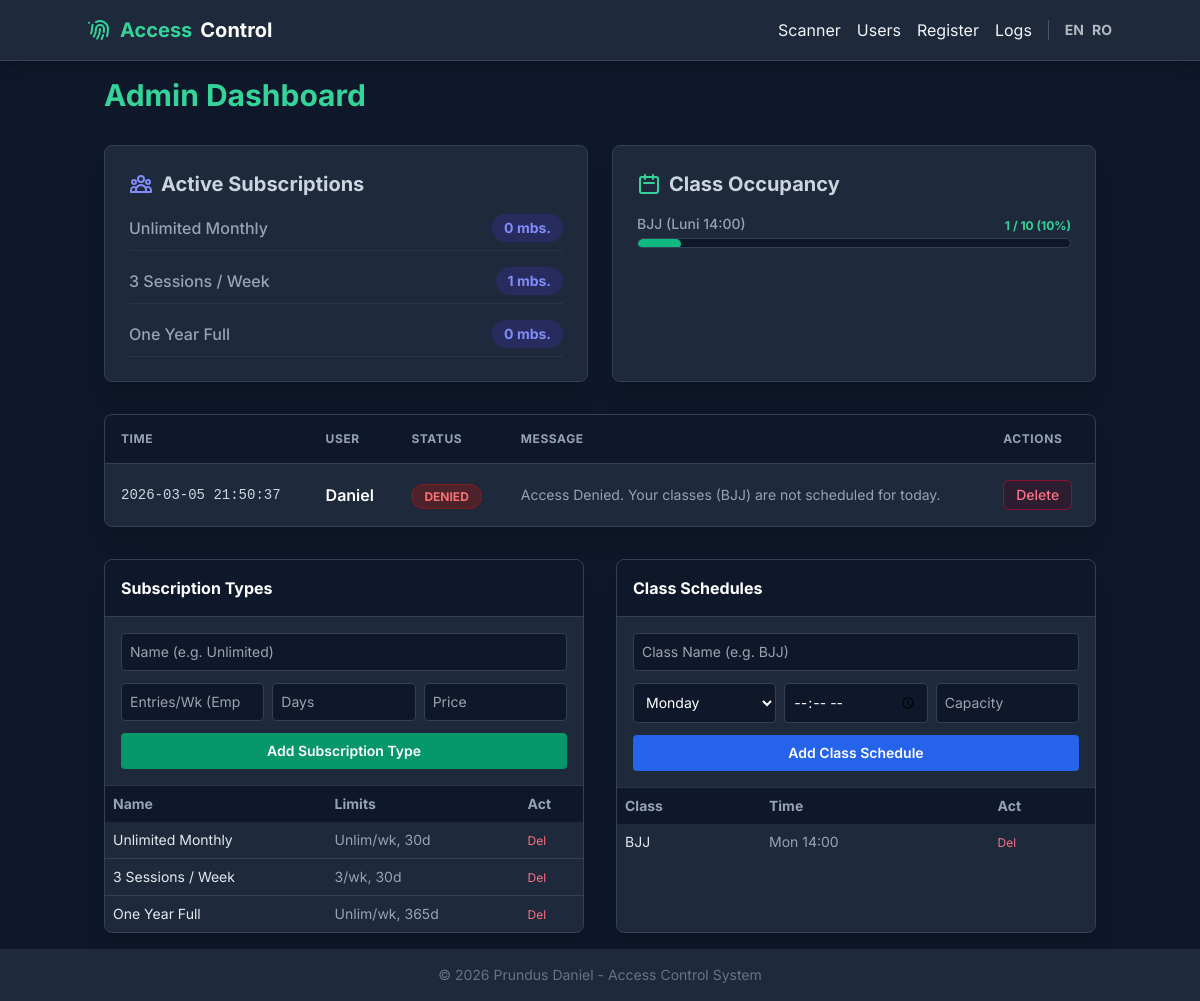
/admin, run on an earlier commit of the app's database.
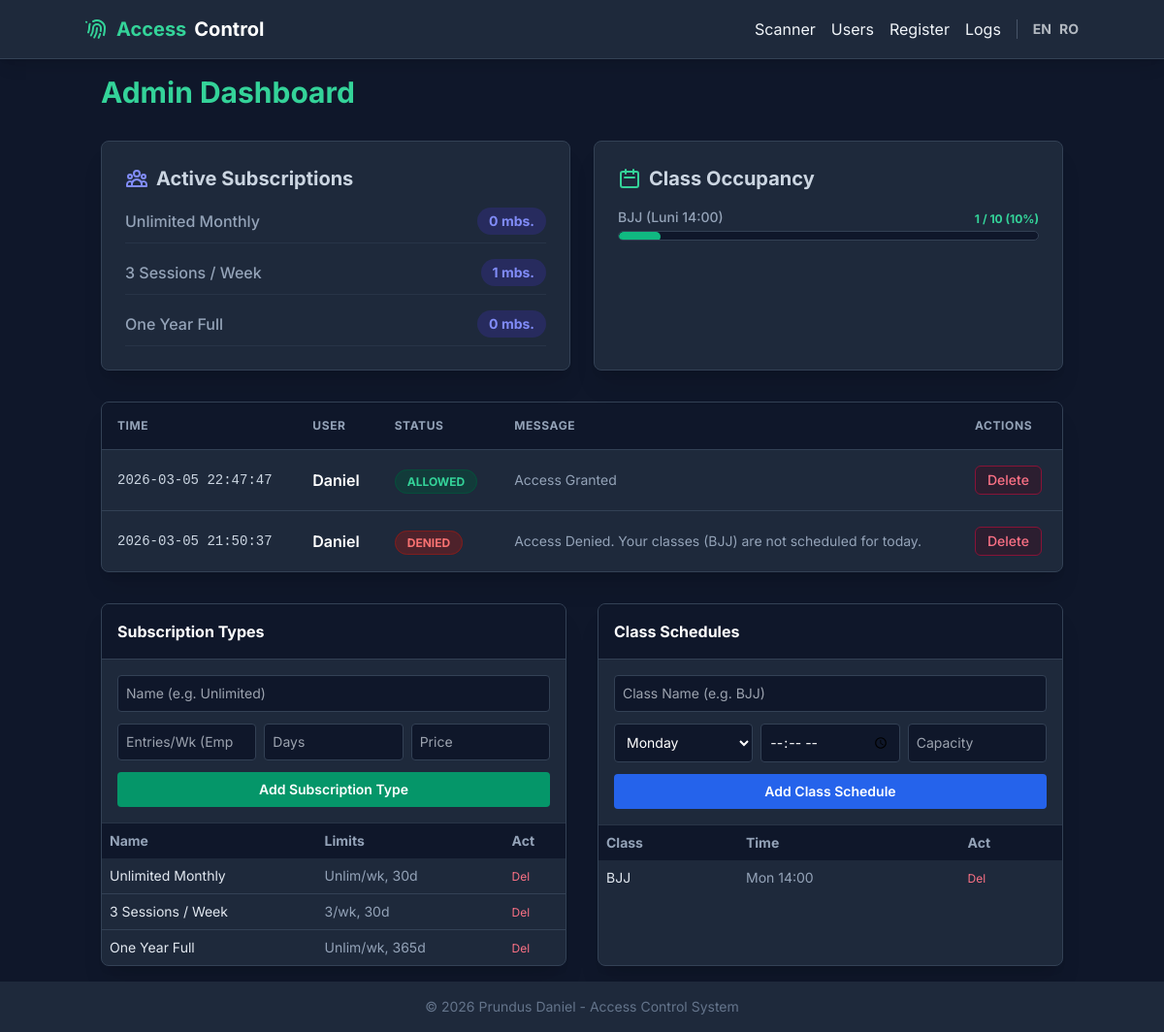
And on a later commit of the database.
### database.py (models this page shows)
class SubscriptionType(db.Model):
    __tablename__ = 'subscription_types'
    id = db.Column(db.Integer, primary_key=True)
    name = db.Column(db.String, nullable=False)
    entries_per_week = db.Column(db.Integer)
    duration_days = db.Column(db.Integer, nullable=False)
    price = db.Column(db.Float, nullable=False)

class AccessLog(db.Model):
    __tablename__ = 'access_logs'
    id = db.Column(db.Integer, primary_key=True)
    user_id = db.Column(db.Integer, db.ForeignKey('users.id'), nullable=False)
    timestamp = db.Column(db.DateTime, default=datetime.datetime.now)
    allowed = db.Column(db.Boolean, nullable=False)
    reason = db.Column(db.String)

class User(db.Model):
    __tablename__ = 'users'
    id = db.Column(db.Integer, primary_key=True)
    name = db.Column(db.String, nullable=False)
    phone = db.Column(db.String, nullable=False, unique=True)
    rfid_tag = db.Column(db.String, nullable=False, unique=True)
    created_at = db.Column(db.DateTime, default=datetime.datetime.utcnow)

class ClassSchedule(db.Model):
    __tablename__ = 'class_schedules'
    id = db.Column(db.Integer, primary_key=True)
    name = db.Column(db.String, nullable=False)
    day_of_week = db.Column(db.Integer, nullable=False) # 0=Monday, 6=Sunday
    start_time = db.Column(db.String(5), nullable=False) # Format: HH:MM
    capacity = db.Column(db.Integer)

### app.py (the view)
@app.route('/admin')
def admin():
    logs_data = database.db.session.query(database.AccessLog, database.User.name)\
        .join(database.User, database.AccessLog.user_id == database.User.id)\
        .order_by(database.AccessLog.timestamp.desc())\
        .limit(50).all()
    logs = []
    for log, name in logs_data:
        l_dict = database.dict_helper(log)
        l_dict['name'] = name
        if hasattr(l_dict['timestamp'], 'strftime'):
            l_dict['timestamp'] = l_dict['timestamp'].strftime('%Y-%m-%d %H:%M:%S')
        logs.append(l_dict)
    subscription_types = database.SubscriptionType.query.all()
    classes = database.get_all_classes()
    sub_stats = database.get_subscription_stats()
    class_stats = database.get_class_stats()
    return render_template('admin.html', logs=logs, subscription_types=subscription_types, classes=classes, sub_stats=sub_stats, class_stats=class_stats)

### templates/admin.html (shortened to what this page needs)
{% extends "layout.html" %}
{% block content %}
<div class="max-w-6xl mx-auto space-y-8">
    <h1 class="text-3xl font-bold mb-4 text-emerald-400">{{ _('Admin Dashboard') }}</h1>
    <div class="grid grid-cols-1 md:grid-cols-2 gap-6 mb-8">
        <div class="bg-slate-800 rounded-lg shadow-xl p-6 border border-slate-700">
            <h2 class="text-xl font-bold text-slate-300 mb-4 flex items-center gap-2">
                {{ _('Active Subscriptions') }}
            </h2>
            <div class="space-y-4">
                {% for stat in sub_stats %}
                <div class="flex justify-between items-center border-b border-slate-700/50 pb-2">
                    <span class="text-slate-400 font-medium">{{ _(stat['name']) }}</span>
                    <span class="bg-indigo-900/50 text-indigo-400 px-3 py-1 rounded-full font-bold text-sm">
                        {{ stat['active_count'] }} {{ _('mbs.') }}
                    </span>
                </div>
                {% else %}
                <p class="text-slate-500 italic">{{ _('No active subscriptions.') }}</p>
                {% endfor %}
            </div>
        </div>
        <div class="bg-slate-800 rounded-lg shadow-xl p-6 border border-slate-700">
            <h2 class="text-xl font-bold text-slate-300 mb-4 flex items-center gap-2">
                <svg xmlns="http://www.w3.org/2000/svg" class="h-6 w-6 text-emerald-400" fill="none" viewBox="0 0 24 24"
                    stroke="currentColor">
                    <path stroke-linecap="round" stroke-linejoin="round" stroke-width="2"
                        d="M8 7V3m8 4V3m-9 8h10M5 21h14a2 2 0 002-2V7a2 2 0 00-2-2H5a2 2 0 00-2 2v12a2 2 0 002 2z" />
                </svg>
                {{ _('Class Occupancy') }}
            </h2>
            <div class="space-y-4">
                {% for stat in class_stats %}
                <div>
                    <div class="flex justify-between items-end mb-1">
                        <span class="text-slate-400 font-medium text-sm">{{ stat['name'] }}</span>
                        <span
                            class="text-xs font-bold {% if stat['percentage'] >= 100 %}text-rose-400{% elif stat['percentage'] >= 75 %}text-amber-400{% else %}text-emerald-400{% endif %}">
                            {{ stat['enrolled'] }} / {{ stat['capacity'] }} ({{ stat['percentage'] }}%)
                        </span>
                    </div>
                    <div class="w-full bg-slate-900 rounded-full h-2.5 border border-slate-700 overflow-hidden">
                        <div class="h-2.5 rounded-full transition-all duration-500 {% if stat['percentage'] >= 100 %}bg-rose-500 shadow-[0_0_10px_rgba(244,63,94,0.5)]{% elif stat['percentage'] >= 75 %}bg-amber-500{% else %}bg-emerald-500{% endif %}"
                            style="width: {{ stat['percentage'] if stat['percentage'] <= 100 else 100 }}%">
                        </div>
                    </div>
                </div>
                {% else %}
                <p class="text-slate-500 italic">{{ _('No classes scheduled.') }}</p>
                {% endfor %}
            </div>
        </div>
    </div>
    <div class="bg-slate-800 rounded-lg shadow-xl overflow-hidden border border-slate-700">
        <table class="w-full text-left border-collapse">
            <thead>
                <tr class="bg-slate-900 text-slate-400 uppercase text-xs tracking-wider border-b border-slate-700">
                    <th class="p-4">{{ _('Time') }}</th>
                    <th class="p-4">{{ _('User') }}</th>
                    <th class="p-4">{{ _('Status') }}</th>
                    <th class="p-4">{{ _('Message') }}</th>
                    <th class="p-4">{{ _('Actions') }}</th>
                </tr>
            </thead>
            <tbody class="divide-y divide-slate-700">
                {% for log in logs %}
                <tr class="hover:bg-slate-700/50 transition">
                    <td class="p-4 text-slate-300 font-mono text-sm">{{ log['timestamp'] }}</td>
                    <td class="p-4 font-semibold text-white">{{ log['name'] }}</td>
                    <td class="p-4">
                        {% if log['allowed'] %}
                        <span
                            class="bg-emerald-900/50 text-emerald-400 px-3 py-1 rounded-full text-xs font-bold border border-emerald-900">{{
                            _('ALLOWED') }}</span>
                        {% else %}
                        <span
                            class="bg-red-900/50 text-red-400 px-3 py-1 rounded-full text-xs font-bold border border-red-900">{{
                            _('DENIED') }}</span>
                        {% endif %}
                    </td>
                    <td class="p-4 text-slate-400 text-sm">{{ _(log['reason']) }}</td>
                    <td class="p-4">
                        <form action="/admin/log/{{ log['id'] }}/delete" method="POST" class="inline"
                            onsubmit="return confirm('{{ _( " Are you sure you want to delete this log entry? This
                            action cannot be undone." ) }}');">
                            <button type="submit"
                                class="text-rose-400 hover:text-rose-300 font-medium whitespace-nowrap text-sm bg-rose-950/30 px-3 py-1 rounded-md border border-rose-900">
                                {{ _('Delete') }}
                            </button>
                        </form>
                    </td>
                </tr>
                {% else %}
                <tr>
                    <td colspan="5" class="p-8 text-center text-slate-500">{{ _('No logs found.') }}</td>
                </tr>
                {% endfor %}
            </tbody>
        </table>
    </div>
    <div class="grid grid-cols-1 md:grid-cols-2 gap-8">
        <div class="bg-slate-800 rounded-lg shadow-xl overflow-hidden border border-slate-700">
            <div class="p-4 bg-slate-900 border-b border-slate-700 font-bold text-white">{{ _('Subscription Types') }}
            </div>
            <div class="p-4 border-b border-slate-700/50">
                <form action="/admin/subscription_types" method="POST" class="space-y-3">
                    <input type="text" name="name" placeholder="{{ _('Name (e.g. Unlimited)') }}" required
                        class="w-full bg-slate-900 border border-slate-700 rounded p-2 text-white text-sm">
                    <div class="grid grid-cols-3 gap-2">
                        <input type="number" name="entries_per_week" placeholder="{{ _('Entries/Wk (Empty: Unlim)') }}"
                            class="w-full bg-slate-900 border border-slate-700 rounded p-2 text-white text-sm">
                        <input type="number" name="duration_days" placeholder="{{ _('Days') }}" required
                            class="w-full bg-slate-900 border border-slate-700 rounded p-2 text-white text-sm">
                        <input type="number" step="0.01" name="price" placeholder="{{ _('Price') }}" required
                            class="w-full bg-slate-900 border border-slate-700 rounded p-2 text-white text-sm">
                    </div>
                    <button type="submit"
                        class="w-full bg-emerald-600 hover:bg-emerald-500 text-white p-2 rounded text-sm font-semibold transition">{{
                        _('Add Subscription Type') }}</button>
                </form>
            </div>
            <table class="w-full text-left border-collapse text-sm">
                <thead>
                    <tr class="bg-slate-900 text-slate-400">
                        <th class="p-2">Name</th>
                        <th class="p-2">Limits</th>
                        <th class="p-2">Act</th>
                    </tr>
                </thead>
                <tbody class="divide-y divide-slate-700">
                    {% for st in subscription_types %}
                    <tr class="hover:bg-slate-700/50">
                        <td class="p-2 text-slate-200">{{ st.name }}</td>
                        <td class="p-2 text-slate-400">{{ st.entries_per_week or 'Unlim' }}/wk, {{ st.duration_days }}d
                        </td>
                        <td class="p-2">
                            <form action="/admin/subscription_types/{{ st.id }}/delete" method="POST"
                                onsubmit="return confirm('{{ _('Delete this subscription type?') }}');">
                                <button type="submit" class="text-rose-400 hover:text-rose-300 text-xs">{{ _('Del')
                                    }}</button>
                            </form>
                        </td>
                    </tr>
                    {% endfor %}
                </tbody>
            </table>
        </div>
        <div class="bg-slate-800 rounded-lg shadow-xl overflow-hidden border border-slate-700">
            <div class="p-4 bg-slate-900 border-b border-slate-700 font-bold text-white">{{ _('Class Schedules') }}
            </div>
            <div class="p-4 border-b border-slate-700/50">
                <form action="/admin/classes" method="POST" class="space-y-3">
                    <input type="text" name="name" placeholder="{{ _('Class Name (e.g. BJJ)') }}" required
                        class="w-full bg-slate-900 border border-slate-700 rounded p-2 text-white text-sm">
                    <div class="grid grid-cols-3 gap-2">
                        <select name="day_of_week" required
                            class="w-full bg-slate-900 border border-slate-700 rounded p-2 text-white text-sm">
                            <option value="0">{{ _('Monday') }}</option>
                        </select>
                        <input type="time" name="start_time" required
                            class="w-full bg-slate-900 border border-slate-700 rounded p-2 text-white text-sm">
                        <input type="number" name="capacity" placeholder="{{ _('Capacity') }}"
                            class="w-full bg-slate-900 border border-slate-700 rounded p-2 text-white text-sm">
                    </div>
                    <button type="submit"
                        class="w-full bg-blue-600 hover:bg-blue-500 text-white p-2 rounded text-sm font-semibold transition">{{
                        _('Add Class Schedule') }}</button>
                </form>
            </div>
            <table class="w-full text-left border-collapse text-sm">
                <thead>
                    <tr class="bg-slate-900 text-slate-400">
                        <th class="p-2">Class</th>
                        <th class="p-2">Time</th>
                        <th class="p-2">Act</th>
                    </tr>
                </thead>
                <tbody class="divide-y divide-slate-700">
                    {% for c in classes %}
                    <tr class="hover:bg-slate-700/50">
                        <td class="p-2 text-slate-200">{{ c.name }}</td>
                        <td class="p-2 text-slate-400">
                            {% set days = [_('Mon'), _('Tue'), _('Wed'), _('Thu'), _('Fri'), _('Sat'), _('Sun')] %}
                            {{ days[c.day_of_week] }} {{ c.start_time }}
                        </td>
                        <td class="p-2">
                            <form action="/admin/classes/{{ c.id }}/delete" method="POST"
                                onsubmit="return confirm('{{ _('Delete this class?') }}');">
                                <button type="submit" class="text-rose-400 hover:text-rose-300 text-xs">{{ _('Del')
                                    }}</button>
                            </form>
                        </td>
                    </tr>
                    {% endfor %}
                </tbody>
            </table>
        </div>
    </div>
</div>
{% endblock %}

### templates/layout.html (shortened to what this page needs)
<!DOCTYPE html>
<html lang="en">
<head>
    <script src="https://cdn.tailwindcss.com"></script>
</head>
<body class="bg-slate-900 text-slate-100 min-h-screen flex flex-col">
    <nav class="bg-slate-800 p-4 shadow-lg border-b border-slate-700">
        <div class="container mx-auto flex justify-between items-center">
            <a href="/" class="text-xl font-bold text-emerald-400 flex items-center gap-2">
                Access<span class="text-white">Control</span>
            </a>
            <div class="space-x-4 flex items-center">
                <a href="/" class="hover:text-emerald-400 transition">{{ _('Scanner') }}</a>
                <a href="/users" class="hover:text-emerald-400 transition">{{ _('Users') }}</a>
                <a href="/register" class="hover:text-emerald-400 transition">{{ _('Register') }}</a>
                <a href="/admin" class="hover:text-emerald-400 transition">{{ _('Logs') }}</a>
                <div class="ml-4 pl-4 border-l border-slate-600 flex gap-2">
                    <a href="/setlang/en"
                        class="text-sm font-bold opacity-70 hover:opacity-100 hover:text-white transition">EN</a>
                    <a href="/setlang/ro"
                        class="text-sm font-bold opacity-70 hover:opacity-100 hover:text-white transition">RO</a>
                </div>
            </div>
        </div>
    </nav>
    <main class="container mx-auto p-4 flex-grow">
        {% block content %}{% endblock %}
    </main>
    <footer class="bg-slate-800 p-4 text-center text-slate-500 text-sm">
        &copy; 2026 Prundus Daniel - Access Control System
    </footer>
</body>
</html>

What changed in the data, as far as the page shows it:
added AccessLog: timestamp "2026-03-05 22:47:47", name "Daniel"
